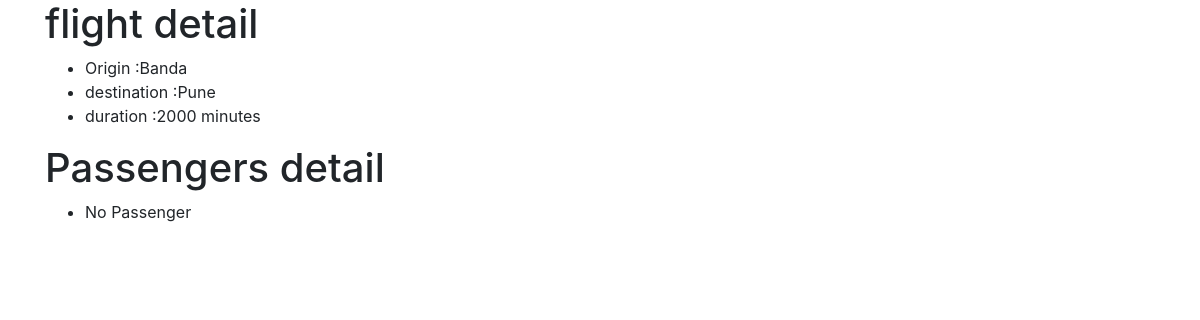
The app's page /flight/5 with its own data.
### models.py (models this page shows)
class Flight(db.Model):
    __tablename__ = "flights"
    id = db.Column(db.Integer, primary_key=True)
    origin = db.Column(db.String, nullable=False)
    destination = db.Column(db.String, nullable=False)
    duration = db.Column(db.Integer, nullable=False)

### application.py (the view)
@app.route("/flight/<int:flight_id>")
def flights(flight_id):
    flight_detail = db.execute("select * from flights where id=:id",{"id":flight_id}).fetchone()
    if flight_detail is None:
        return render_template("error.html", message="Flight does not exist!!!")
    passenger_detail = db.execute("select name from passengers where flight_id=:flight_id",{"flight_id":flight_id}).fetchall()
    return render_template("flights.html", passenger_detail=passenger_detail, flight_detail=flight_detail)

### templates/flights.html
{% extends "layout.html" %}
{% block body %}
<h1>flight detail</h1>
    <ul>
          <li>Origin :{{ flight_detail.origin }}</li>
          <li>destination :{{ flight_detail.destination }}</li>
          <li>duration :{{ flight_detail.duration }} minutes</li>
    </ul>
<h1>Passengers detail</h1>
    {% if passenger_detail %}
    <ul>
    {% for passenger in passenger_detail %}
    <li>Name : {{ passenger.name }}</li>
    {% endfor %}
    </ul>
    {% else %}
     <ul>
    <li>No Passenger</li>
    {% endif %}
    </ul>
{% endblock body %}

### records on screen
Flight: origin "Banda", destination "Pune", duration "2000"
